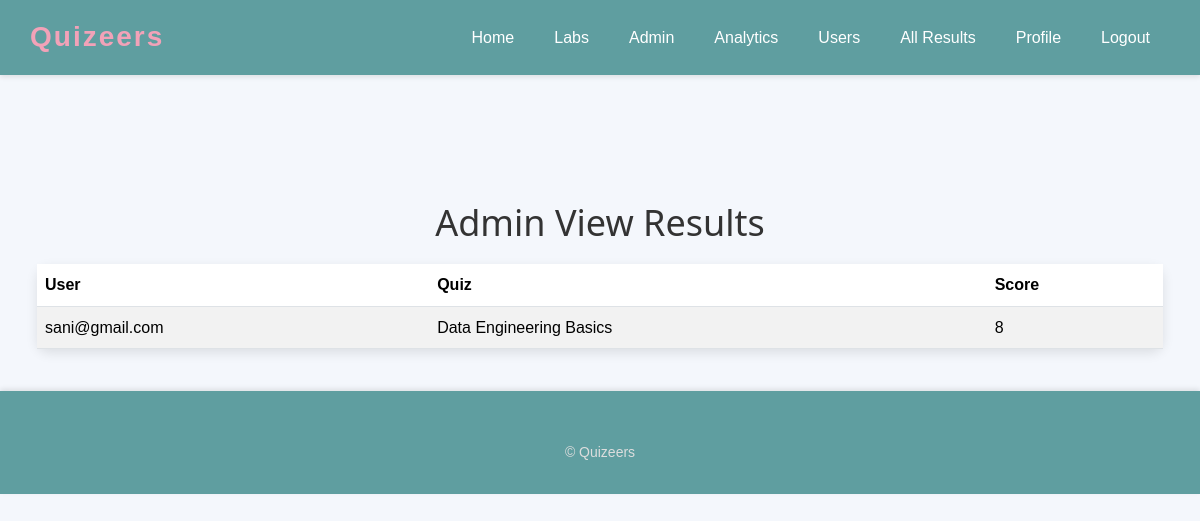
The page /admin/results (signed in) on the database as committed earlier.
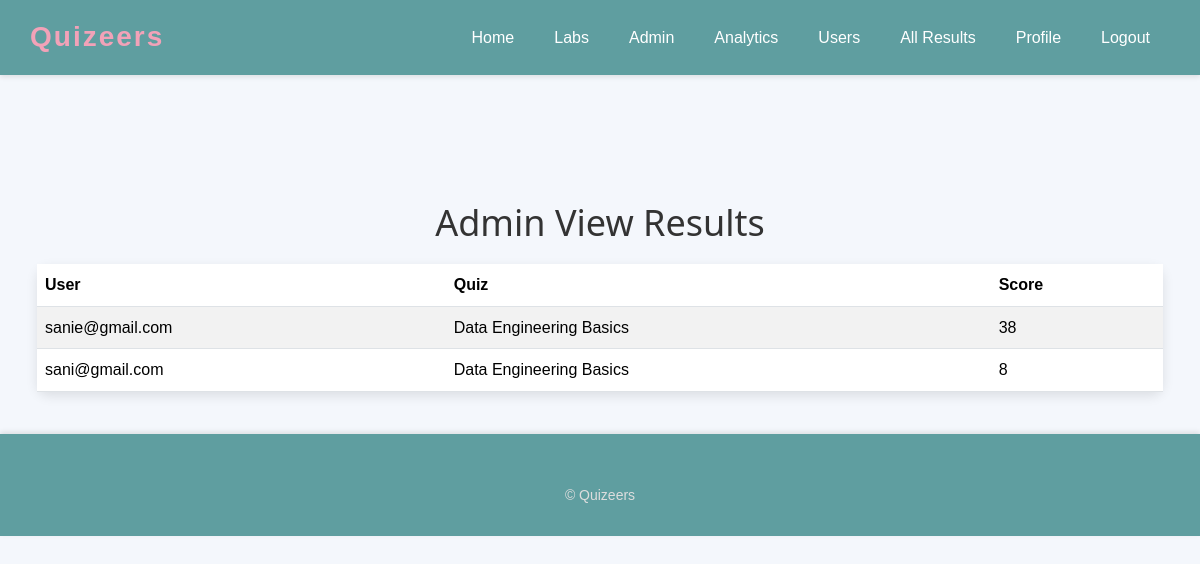
The same page on the database as committed later.
### app.py (models this page shows, shortened)
class Result(db.Model):
    id = db.Column(db.Integer, primary_key=True)
    user_id = db.Column(db.Integer, db.ForeignKey("user.id"), nullable=False)
    quiz_id = db.Column(db.Integer, db.ForeignKey("quiz.id"), nullable=False)
    score = db.Column(db.Integer, nullable=False)  # percentage, 0-100
    created_at = db.Column(db.DateTime, default=lambda: datetime.now(timezone.utc))
    user = db.relationship("User")
    quiz = db.relationship("Quiz")

class User(UserMixin, db.Model):
    id = db.Column(db.Integer, primary_key=True)
    email = db.Column(db.String(255), unique=True, nullable=False)
    password_hash = db.Column(db.String(255), nullable=False)
    is_admin = db.Column(db.Boolean, default=False)
    created_at = db.Column(db.DateTime, default=lambda: datetime.now(timezone.utc))

class Quiz(db.Model):
    id = db.Column(db.Integer, primary_key=True)
    title = db.Column(db.String(255), nullable=False)
    description = db.Column(db.Text, default="")
    is_deleted = db.Column(db.Boolean, default=False)
    category = db.Column(db.String(100), default="General")
    difficulty = db.Column(db.String(20), default="Medium")
    time_limit_minutes = db.Column(db.Integer, nullable=True)
    max_attempts = db.Column(db.Integer, nullable=True)
    shuffle_questions = db.Column(db.Boolean, default=True)
    questions = db.relationship(
        "Question", backref="quiz", lazy=True, cascade="all, delete-orphan"
    )

### app.py (the view)
@app.route("/admin/results")
@admin_required
def admin_view_results():
    results = Result.query.order_by(Result.created_at.desc()).all()
    return render_template("admin_view_results.html", results=results)

### app.py (called while the page is built)
@login_manager.user_loader
def load_user(user_id):
    return db.session.get(User, int(user_id))

def admin_required(view):
    @wraps(view)
    def wrapped(*args, **kwargs):
        if not current_user.is_authenticated or not current_user.is_admin:
            flash("Admin access required.", "error")
            return redirect(url_for("home"))
        return view(*args, **kwargs)
    return wrapped

### templates/admin_view_results.html (shortened to what this page needs)
{% extends "base.html" %}
{% block content %}
    <div class="container">
        <h2>Admin View Results</h2>
        <table class="table table-striped">
            <thead>
                <tr>
                    <th>User</th>
                    <th>Quiz</th>
                    <th>Score</th>
                </tr>
            </thead>
            <tbody>
                {% for result in results %}
                    <tr>
                        <td>{{ result.user.email }}</td>
                        <td>{{ result.quiz.title }}</td>
                        <td>{{ result.score }}</td>
                    </tr>
                {% endfor %}
            </tbody>
        </table>
    </div>
{% endblock %}

Rows that differ between the two databases and show on the page:
added Result: user.email "sanie@gmail.com", quiz "Data Engineering Basics", score "38"
